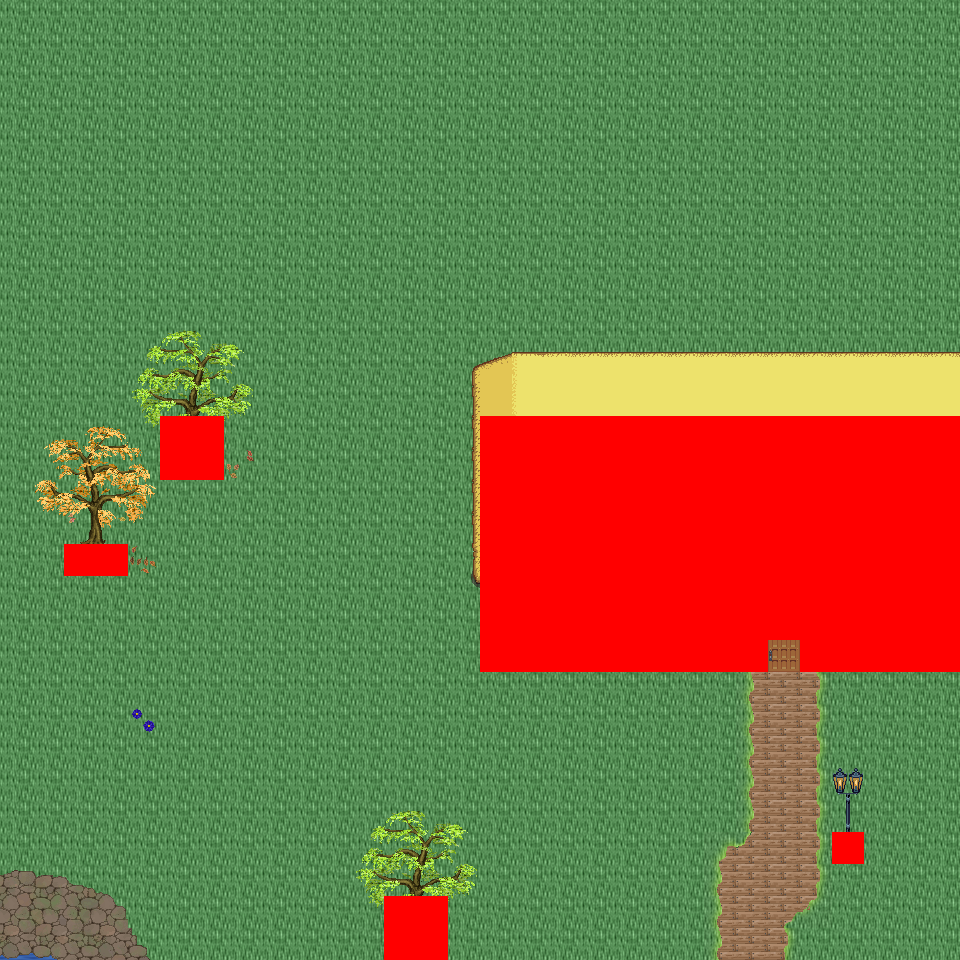

A 2D game scene composited from a Tiled map and its tileset images. What follows is a short description and the map's XML, with each tile layer's data collapsed to a summary:
An orthogonal 30x30 tile map with 32x32 px tiles, 6 tile layers (Ground, Object, Object2, Above, ...), 32 tilesets and 5 objects (5x mapExit).

<map version="1.0" orientation="orthogonal" renderorder="right-down" width="30" height="30" tilewidth="32" tileheight="32" nextobjectid="6">
  <tileset firstgid="1" name="tileset_logic_collision" tilewidth="32" tileheight="32" tilecount="1" columns="1">
    <image source="../drawable/tileset_logic_collision.png" width="32" height="32" />
  </tileset>
  <tileset firstgid="2" name="tileset_ground_ground" tilewidth="32" tileheight="32" tilecount="33" columns="3">
    <image source="../drawable/tileset_ground_ground.png" width="96" height="352" />
  </tileset>
  <tileset firstgid="35" name="tileset_building_castle" tilewidth="32" tileheight="32" tilecount="320" columns="20">
    <image source="../drawable/tileset_building_castle.png" width="640" height="512" />
  </tileset>
  <tileset firstgid="355" name="tileset_building_roof_blue" tilewidth="32" tileheight="32" tilecount="20" columns="5">
    <image source="../drawable/tileset_building_roof_blue.png" width="160" height="128" />
  </tileset>
  <tileset firstgid="375" name="tileset_item_weapon_cannon" tilewidth="32" tileheight="32" tilecount="12" columns="3">
    <image source="../drawable/tileset_item_weapon_cannon.png" width="96" height="128" />
  </tileset>
  <tileset firstgid="387" name="tileset_ground_stonecircle" tilewidth="32" tileheight="32" tilecount="81" columns="9">
    <image source="../drawable/tileset_ground_stonecircle.png" width="288" height="288" />
  </tileset>
  <tileset firstgid="468" name="tileset_ground_grass_edges" tilewidth="32" tileheight="32" tilecount="36" columns="12">
    <image source="../drawable/tileset_ground_grass_edges.png" width="384" height="96" />
  </tileset>
  <tileset firstgid="504" name="tileset_ground_grass_corners" tilewidth="32" tileheight="32" tilecount="24" columns="6">
    <image source="../drawable/tileset_ground_grass_corners.png" width="192" height="128" />
  </tileset>
  <tileset firstgid="528" name="tileset_plant_tree_fall_trees" tilewidth="32" tileheight="32" tilecount="40" columns="8">
    <image source="../drawable/tileset_plant_tree_fall_trees.png" width="256" height="160" />
  </tileset>
  <tileset firstgid="568" name="tileset_plant_tree_locust_tree" tilewidth="32" tileheight="32" tilecount="20" columns="4">
    <image source="../drawable/tileset_plant_tree_locust_tree.png" width="128" height="160" />
  </tileset>
  <tileset firstgid="588" name="tileset_furniture_light_lamp_blue" tilewidth="32" tileheight="32" tilecount="3" columns="1">
    <image source="../drawable/tileset_furniture_light_lamp_blue.png" width="32" height="96" />
  </tileset>
  <tileset firstgid="591" name="tileset_item_pot_pot_purple" tilewidth="32" tileheight="32" tilecount="1" columns="1">
    <image source="../drawable/tileset_item_pot_pot_purple.png" width="32" height="32" />
  </tileset>
  <tileset firstgid="592" name="tileset_item_pot_barrel_with_flower" tilewidth="32" tileheight="32" tilecount="2" columns="2">
    <image source="../drawable/tileset_item_pot_barrel_with_flower.png" width="64" height="32" />
  </tileset>
  <tileset firstgid="594" name="tileset_item_textile_laundry" tilewidth="32" tileheight="32" tilecount="16" columns="4">
    <image source="../drawable/tileset_item_textile_laundry.png" width="128" height="128" />
  </tileset>
  <tileset firstgid="610" name="tileset_plant_flower_daisy_blue" tilewidth="32" tileheight="32" tilecount="8" columns="2">
    <image source="../drawable/tileset_plant_flower_daisy_blue.png" width="64" height="128" />
  </tileset>
  <tileset firstgid="618" name="tileset_plant_flower_daisy_red" tilewidth="32" tileheight="32" tilecount="8" columns="2">
    <image source="../drawable/tileset_plant_flower_daisy_red.png" width="64" height="128" />
  </tileset>
  <tileset firstgid="626" name="tileset_plant_flower_daisy_white" tilewidth="32" tileheight="32" tilecount="8" columns="2">
    <image source="../drawable/tileset_plant_flower_daisy_white.png" width="64" height="128" />
  </tileset>
  <tileset firstgid="634" name="tileset_plant_flower_daisy_yellow" tilewidth="32" tileheight="32" tilecount="8" columns="2">
    <image source="../drawable/tileset_plant_flower_daisy_yellow.png" width="64" height="128" />
  </tileset>
  <tileset firstgid="642" name="tileset_light_dim_light_7x5" tilewidth="32" tileheight="32" tilecount="35" columns="7">
    <image source="../drawable/tileset_light_dim_light_7x5.png" width="224" height="160" />
  </tileset>
  <tileset firstgid="677" name="tileset_plant_stump_small_stump" tilewidth="32" tileheight="32" tilecount="4" columns="2">
    <image source="../drawable/tileset_plant_stump_small_stump.png" width="64" height="64" />
  </tileset>
  <tileset firstgid="681" name="tileset_plant_stump_stump_pale_purple" tilewidth="32" tileheight="32" tilecount="4" columns="2">
    <image source="../drawable/tileset_plant_stump_stump_pale_purple.png" width="64" height="64" />
  </tileset>
  <tileset firstgid="685" name="tileset_plant_indoor_small_flowerpots" tilewidth="32" tileheight="32" tilecount="4" columns="2">
    <image source="../drawable/tileset_plant_indoor_small_flowerpots.png" width="64" height="64" />
  </tileset>
  <tileset firstgid="689" name="tileset_plant_leaves" tilewidth="32" tileheight="32" tilecount="8" columns="4">
    <image source="../drawable/tileset_plant_leaves.png" width="128" height="64" />
  </tileset>
  <tileset firstgid="697" name="tileset_building_decoration_chimney" tilewidth="32" tileheight="32" tilecount="2" columns="1">
    <image source="../drawable/tileset_building_decoration_chimney.png" width="32" height="64" />
  </tileset>
  <tileset firstgid="699" name="tileset_building_decoration_orbpedestal" tilewidth="32" tileheight="32" tilecount="2" columns="1">
    <image source="../drawable/tileset_building_decoration_orbpedestal.png" width="32" height="64" />
  </tileset>
  <tileset firstgid="701" name="tileset_light_light_5x5" tilewidth="32" tileheight="32" tilecount="25" columns="5">
    <image source="../drawable/tileset_light_light_5x5.png" width="160" height="160" />
  </tileset>
  <tileset firstgid="726" name="tileset_plant_lily_pads" tilewidth="32" tileheight="32" tilecount="2" columns="1">
    <image source="../drawable/tileset_plant_lily_pads.png" width="32" height="64" />
  </tileset>
  <tileset firstgid="728" name="tileset_ground_ground_3" tilewidth="32" tileheight="32" tilecount="5" columns="5">
    <image source="../drawable/tileset_ground_ground_3.png" width="160" height="32" />
  </tileset>
  <tileset firstgid="733" name="tileset_building_cottage" tilewidth="32" tileheight="32" tilecount="256" columns="16">
    <image source="../drawable/tileset_building_cottage.png" width="512" height="512" />
  </tileset>
  <tileset firstgid="989" name="tileset_building_roof_thatched_roof" tilewidth="32" tileheight="32" tilecount="256" columns="16">
    <image source="../drawable/tileset_building_roof_thatched_roof.png" width="512" height="512" />
  </tileset>
  <tileset firstgid="1245" name="tileset_building_window_windows" tilewidth="32" tileheight="32" tilecount="256" columns="16">
    <image source="../drawable/tileset_building_window_windows.png" width="512" height="512" />
  </tileset>
  <tileset firstgid="1501" name="tileset_building_door_doors" tilewidth="32" tileheight="32" tilecount="256" columns="16">
    <image source="../drawable/tileset_building_door_doors.png" width="512" height="512" />
  </tileset>
  <layer name="Ground" width="30" height="30">
    <data>[900 cells, 855 non-empty, 3 distinct tile ids]</data>
  </layer>
  <layer name="Object" width="30" height="30">
    <data>[900 cells, 85 non-empty, 30 distinct tile ids]</data>
  </layer>
  <layer name="Object2" width="30" height="30">
    <data>[900 cells, 20 non-empty, 11 distinct tile ids]</data>
  </layer>
  <layer name="Above" width="30" height="30">
    <data>[900 cells, 173 non-empty, 51 distinct tile ids]</data>
  </layer>
  <layer name="Above2" width="30" height="30">
    <data>[900 cells, 108 non-empty, 12 distinct tile ids]</data>
  </layer>
  <layer name="Walkable" width="30" height="30">
    <data>[900 cells, 130 non-empty, 1 distinct tile ids]</data>
  </layer>
  <objectgroup name="MapEvents">
    <object id="1" name="south" type="mapExit" x="0" y="928" width="384" height="32">
      <properties>
        <property name="map" value="level_0_x36_y60" />
        <property name="x" value="0" />
        <property name="y" value="1" />
      </properties>
    </object>
    <object id="2" name="south2" type="mapExit" x="448" y="928" width="512" height="32">
      <properties>
        <property name="map" value="level_0_x36_y60" />
        <property name="x" value="14" />
        <property name="y" value="1" />
      </properties>
    </object>
    <object id="3" name="west" type="mapExit" x="0" y="0" width="32" height="960">
      <properties>
        <property name="map" value="level_0_x35_y59" />
        <property name="x" value="28" />
        <property name="y" value="0" />
      </properties>
    </object>
    <object id="4" name="east" type="mapExit" x="928" y="0" width="32" height="416">
      <properties>
        <property name="map" value="level_0_x37_y59" />
        <property name="x" value="1" />
        <property name="y" value="0" />
      </properties>
    </object>
    <object id="5" name="east2" type="mapExit" x="928" y="672" width="32" height="288">
      <properties>
        <property name="map" value="level_0_x37_y59" />
        <property name="x" value="1" />
        <property name="y" value="21" />
      </properties>
    </object>
  </objectgroup>
</map>
